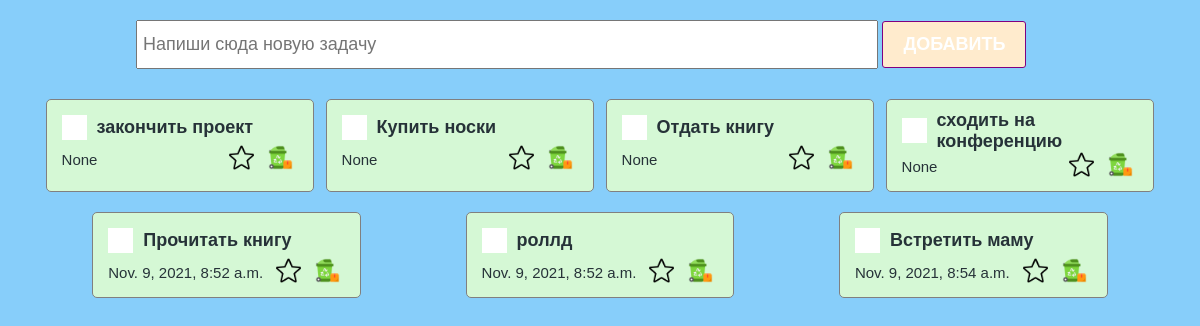
/test/, run on an earlier commit of the app's database.
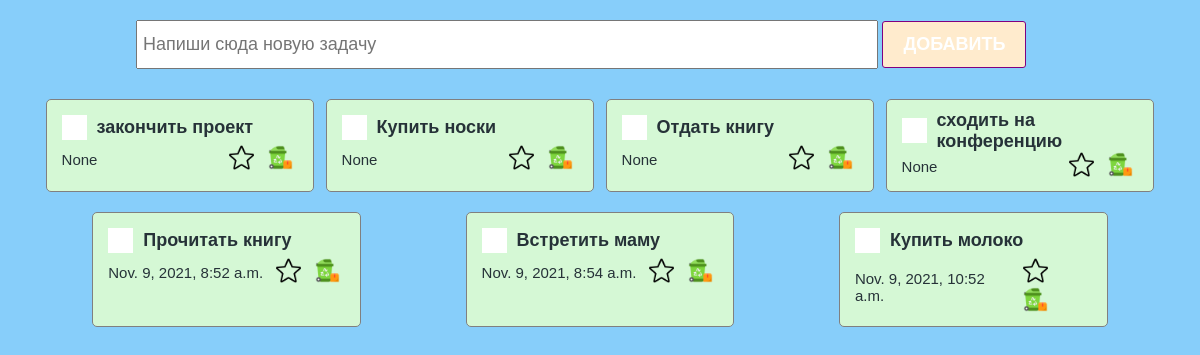
And on a later commit of the database.
### main/models.py (models this page shows)
class TODOLIST(models.Model):
    text = models.CharField(max_length=100)
    created_at = models.DateTimeField(auto_now_add=True)
    is_closed = models.BooleanField(default=False)
    is_favorite = models.BooleanField(default=False)

### main/views.py (the view)
# urls.py: path("test/", test, name="test"),
def test(request):
    todo_list = TODOLIST.objects.all()
    return render(request, "test.html", {"todo_list": todo_list} )

### main/templates/test.html (shortened to what this page needs)
{% load static %}
<!DOCTYPE html>
<html lang="en">
<head>
    <link rel="stylesheet" href="{% static 'styles/checkbox.css' %}">
    <link rel="stylesheet" href="{% static 'styles/index.css' %}" />
</head>
<body>
</body>
<section>
    <div class="create_container">
        <form action="{% url 'add-todo' %}" method="POST">
            <input class="create_input" type="text" placeholder="Напиши сюда новую задачу" name="todo_text" />
            <button class="create_button"> Добавить </button>
    </div>
    <div class="todo_container">
            {% for todo in todo_list %}
            <div class="todo_item
            ">
                <div class="todo_item_header">
                    <label class="checkbox_container">
                        <span class="checkmark"></span>
                    </label>
                    <h4> {{ todo.text}}</h4>
                </div>
                <div class="todo_item_footer">
                    <p>{{ todo.created_at }}</p>
                    <div class="action_buttons">
                        {% if todo.is_favorite%}
                        <a href="{% url 'unmark-todo' todo.id %}"><img src="{% static './icons/favourite.png' %}" /></a>
                        {% else %}
                        <a href="{% url 'mark-todo' todo.id %}"><img src="{% static './icons/star (1).png' %}" /></a>
                        {% endif %}
                        <a href="{% url 'delete-todo' todo.id %}"><img src="{% static './icons/recycle-bin.png' %}" /></a>
                    </div>
                </div>
            </div>
            {% endfor%}
    </div>
</section>
</html>

What changed in the data, as far as the page shows it:
removed TODOLIST: text "роллд", created_at "Nov. 9, 2021, 8:52 a.m.", is_favorite False (drawn)
added TODOLIST: text "Купить молоко", created_at "Nov. 9, 2021, 10:52 a.m.", is_favorite False (drawn)
